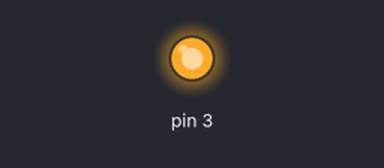
Bench run of a sketch on a simulated Arduino Uno, built with avr-gcc and run on an emulated ATmega328P. On the bench: output pins drawn as LEDs (lit = HIGH). Random numbers use the default seed unless the sketch sets one.

Above: at 0.1 s.
At 36.9 s:
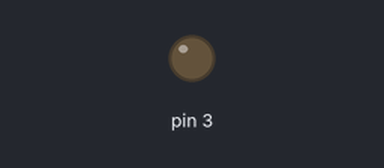
Timing chart, 0 to 40.0 s (numbered marks = the images above):
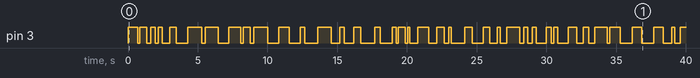

The sketch:

analog_input_output.ino
```cpp
// C++ code
//
void setup()
{
  pinMode(3, OUTPUT);
}

void loop()
{
  digitalWrite(3, HIGH);
  delay(random(100,1001)); // Wait for 1000 millisecond(s)
  digitalWrite(3, LOW);
delay(random(100,1001));
}
```

Measured:
- by itself, pin 3: LOW → HIGH at 0.00 s, → LOW 0.69 s later, → HIGH 0.14 s later, → LOW 0.53 s later, … (75 changes in this stretch)
